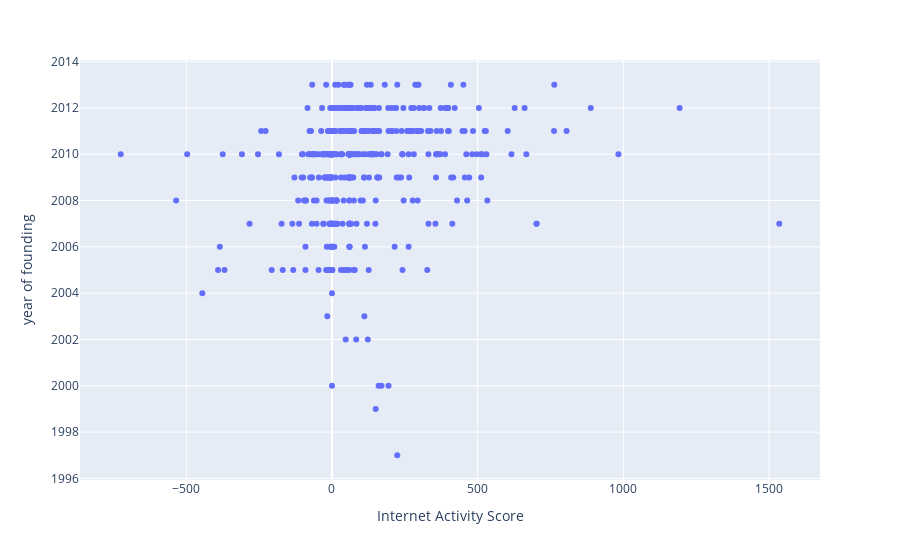

Here is the notebook cell this chart was saved with:
### Code cell
px.scatter(df, x="Internet Activity Score", y="year of founding")

### Figure 1 — Plotly figure (JSON) as saved in the notebook; plotly's stock layout.template omitted (floating-point values rounded to 4 significant figures; data arrays with more than 128 entries replaced by an {"elided": "..."} marker saying what was removed)
{"data": [{"hovertemplate": "Internet Activity Score=%{x}<br>year of founding=%{y}<extra></extra>", "legendgroup": "", "marker": {"color": "#636efa", "symbol": "circle"}, "mode": "markers", "name": "", "orientation": "v", "showlegend": false, "type": "scatter", "x": {"elided": "472 float values"}, "xaxis": "x", "y": {"elided": "472 float values"}, "yaxis": "y"}], "layout": {"legend": {"tracegroupgap": 0}, "margin": {"t": 60}, "xaxis": {"anchor": "y", "domain": [0, 1], "title": {"text": "Internet Activity Score"}}, "yaxis": {"anchor": "x", "domain": [0, 1], "title": {"text": "year of founding"}}}}
